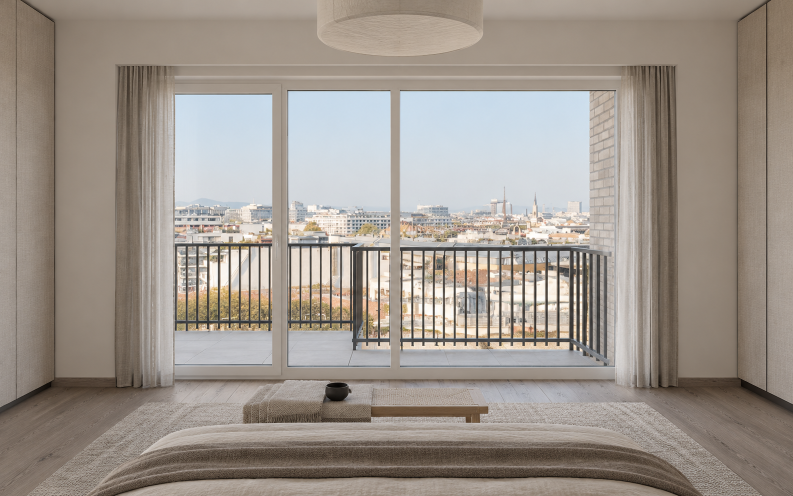
#> input picture 04_renderek/ai_chatgpt/OPUS55_V3_1_60_TESZT/A902_S01_KyotoInk_3_master_Cam_11_A__OPUS55_V3_1__v1.png, 1586 x 992 px (shown at 1/2 size)
$ python -i gate.py   (imports and definitions only)
#> lines starting #> are read from the running program, lines starting #| are printed output that depends on the picture
#> `out=Image.new('RGB',(1600,1000)); out.paste(base,(0,0)); out.paste(r,(..`: out: PIL image 1600x1000 RGB; every value is 0
import sys,json
from PIL import Image, ImageFilter, ImageChops, ImageDraw
# [1 line not run here, left out]
# [1 line that did not run here, left out]
# [2 lines not run here, left out]
def edges(im): return im.convert('L').filter(ImageFilter.FIND_EDGES).point(lambda v:255 if v>18 else 0)
# [1 line that did not run here, left out]
# [1 line that did not run here, left out]
# [1 line that did not run here, left out]
# [1 line not run here, left out]
d=ImageDraw.Draw(out)
# [3 lines not run here, left out]

>>> from PIL import Image
>>> picture = Image.open('../A902_S01_KyotoInk_3_master_Cam_11_A__OPUS55_V3_1__v1.png')
#> picture is the input picture: PIL image 1586x992 RGB; mean R, G, B 156.9, 148.1, 139.5
>>> result = edges(picture)
#> in edges, `def edges(im): return im.convert('L').filter(ImageFilter.FIND_EDGES).p..`:
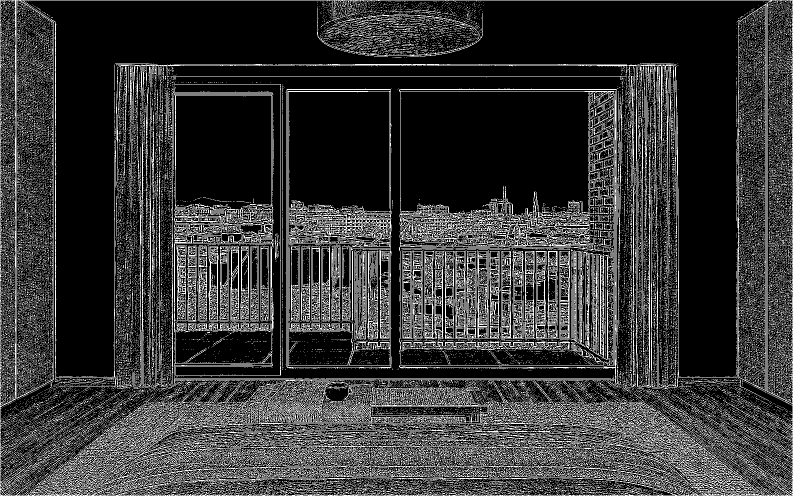
#> returned value: PIL image 1586x992 L (shown at 1/2 size); 20.9% white in thin lines or dots

$ run again, on 04_renderek/ai_chatgpt/OPUS55_V3_1_60_TESZT/A902_S03_AleliCasa_2_etkezo-konyha_Cam_03_A__OPUS55_V3_1__v1.png
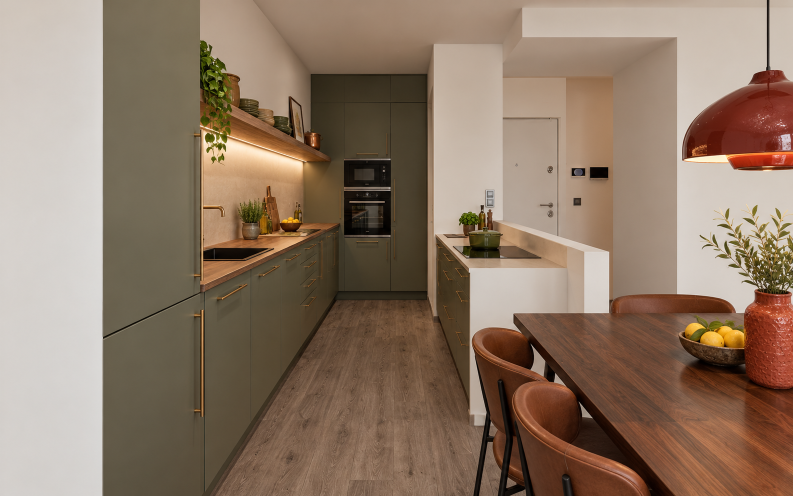
#> input picture 04_renderek/ai_chatgpt/OPUS55_V3_1_60_TESZT/A902_S03_AleliCasa_2_etkezo-konyha_Cam_03_A__OPUS55_V3_1__v1.png, 1586 x 992 px (shown at 1/2 size)
#> out: PIL image 1600x1000 RGB; every value is 0
#> picture is the input picture: PIL image 1586x992 RGB; mean R, G, B 141.7, 120.2, 101.8
#> in edges, `def edges(im): return im.convert('L').filter(ImageFilter.FIND_EDGES).p..`:
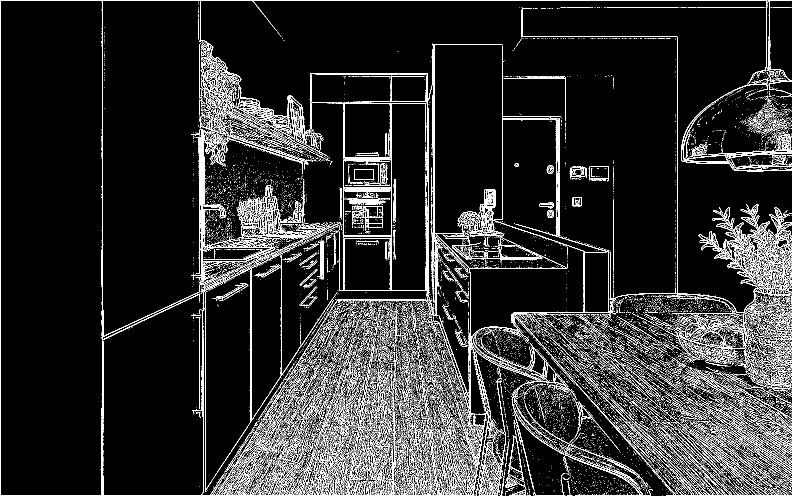
#> returned value: PIL image 1586x992 L (shown at 1/2 size); 11% white in thin lines or dots

$ run again, on 04_renderek/ai_chatgpt/OPUS55_V3_1_60_TESZT/A902_S03_AleliCasa_3_master_Cam_11_A__OPUS55_V3_1__v1.png
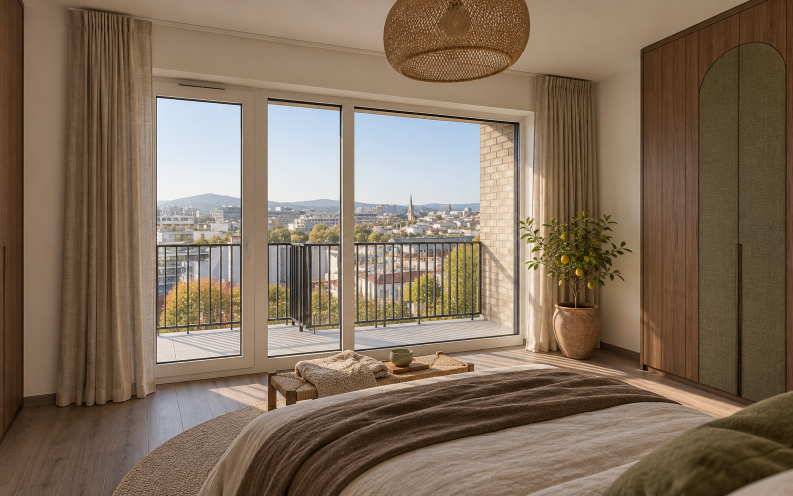
#> input picture 04_renderek/ai_chatgpt/OPUS55_V3_1_60_TESZT/A902_S03_AleliCasa_3_master_Cam_11_A__OPUS55_V3_1__v1.png, 1586 x 992 px (shown at 1/2 size)
#> out: PIL image 1600x1000 RGB; every value is 0
#> picture is the input picture: PIL image 1586x992 RGB; mean R, G, B 129.9, 111, 92.2
#> in edges, `def edges(im): return im.convert('L').filter(ImageFilter.FIND_EDGES).p..`:
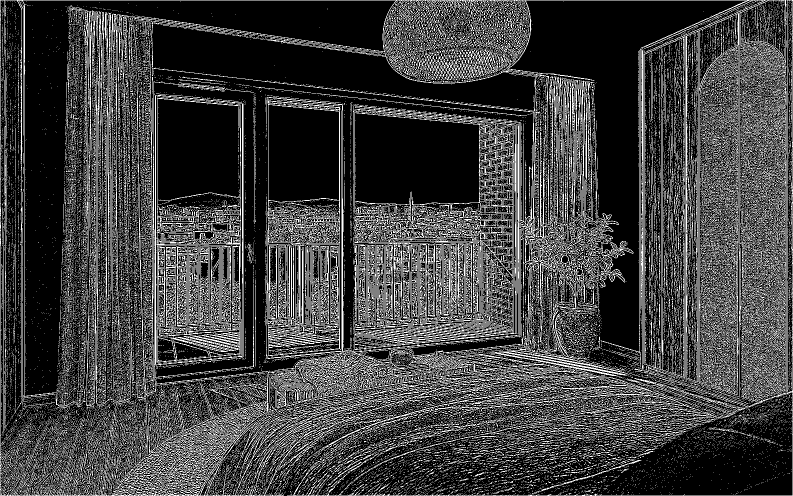
#> returned value: PIL image 1586x992 L (shown at 1/2 size); 24.9% white in thin lines or dots
